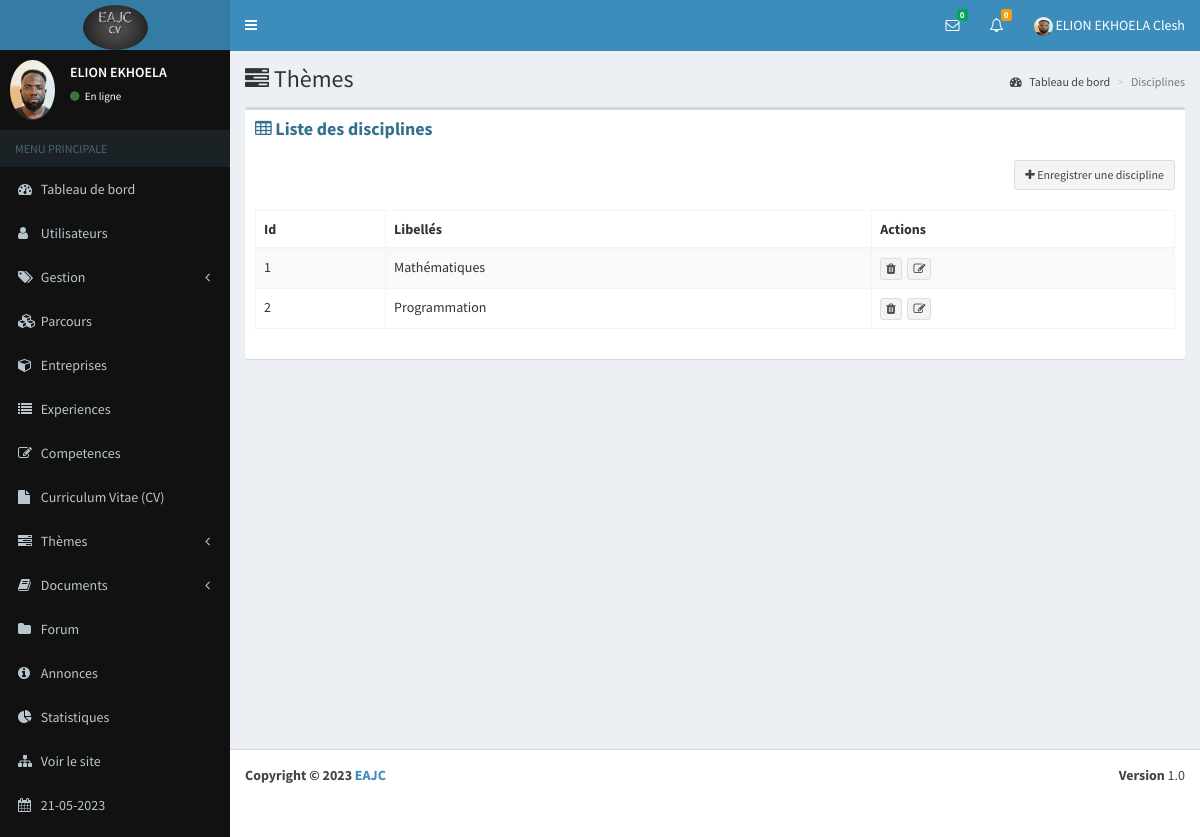
/forum/disciplines (signed in), run on the app's committed database.
### eab/models.py (models this page shows, shortened)
class Parametre(models.Model):
    appname=models.CharField(max_length=100)
    appeditor=models.CharField(max_length=200)
    phone=models.CharField(max_length=200, null=True)
    email=models.CharField(max_length=200, null=True)
    version=models.CharField(max_length=10, null=True)
    devise=models.CharField(max_length=10, null=True)
    COLORS=[
        ('primary','primary'),
        ('info','info'),
        ('success','success'),
        ('danger','danger'),
        ('secondary','secondary'),
        ('dark','dark'),
    ]
    theme=models.CharField(max_length=200, null=True, choices=COLORS)
    logo=models.ImageField(upload_to="media", null=True, blank=True)
    width_logo=models.CharField(max_length=3, null=True)
    height_logo=models.TextField(max_length=3, null=True)

class Profile(models.Model):
    user=models.OneToOneField(User, on_delete=models.CASCADE)
    phone=models.CharField(max_length=100)
    address=models.TextField()
    photo=models.ImageField(upload_to="media", null=True, blank=True)
    SEX=[
        ('Masculin','Masculin'),
        ('Feminin','Feminin')
    ]
    gender=models.CharField(max_length=100, null=True, choices=SEX)
    droitmes=models.BooleanField(default=False, null=True)
    status=models.BooleanField(default=False, null=True)
    apropos=models.TextField(null=True)
    profession=models.CharField(max_length=50, null=True)
    VARIABLE=[
        ('Visible','Visible'),
        ('Invisible','Invisible')
    ]
    vform=models.CharField(max_length=100, null=True, choices=VARIABLE, default="Visible")
    vep=models.CharField(max_length=100, null=True, choices=VARIABLE)
    vcomp=models.CharField(max_length=100, null=True, choices=VARIABLE)
    vaform=models.CharField(max_length=100, null=True, choices=VARIABLE)
    priority=models.BooleanField(null=True,default=False)

### forum/models.py (models this page shows, shortened)
class Discipline(models.Model):
    libelle=models.CharField(max_length=200)

### app_auth/decorator.py (the view)
        def wrapper_func(request, *args, **kwargs):
            group=None
            if request.user.groups.exists():
                group=request.user.groups.all()[0].name
            if group in allowed_roles:
                return view_func(request, *args, **kwargs)
            else:
                return HttpResponse("Vous n'êtes pas autorisés à acceder à cette page")

### app_auth/decorator.py (called while the page is built)
def allowed_users(allowed_roles=[]):
    def decorator(view_func):
        def wrapper_func(request, *args, **kwargs):
            group=None
            if request.user.groups.exists():
                group=request.user.groups.all()[0].name
            if group in allowed_roles:
                return view_func(request, *args, **kwargs)
            else:
                return HttpResponse("Vous n'êtes pas autorisés à acceder à cette page")
        return wrapper_func
    return decorator

### eab/views.py (called while the page is built)
def parametre():
    try:
        parametre=Parametre.objects.all()[0]
    except Exception as e:
        parametre=None
    if parametre == None :
        return redirect("maintenance")
    else:
        return parametre

### forum/views.py (called while the page is built, shortened)
def new_message( request):
    contacts=Contact.objects.filter(statut=0, status=1).order_by("-id")
    tabUsers=[]
    tabIdUser=[]
    for contact in contacts:
        diccode=eval(contact.codes)
    tab=[]
    for i in tabIdUser:
        if i not in tab:
            tab.append(i)
    dic={}
    for i in tab:
        nombre=0
        for k in tabIdUser:
            if i==k:
                nombre=nombre+1
        dic[i]=nombre
    tabMessages=[]
    tabs=[]
    return tabMessages

def nbnew_message(request):
    contacts=Contact.objects.filter(statut=0, status=1).order_by("-id")
    count=0
    for contact in contacts:
        diccode=eval(contact.codes)
        if diccode["user1"]==request.user.id:
            count=count+1
    return count

def nbnew_answer(request):
    questions=Question.objects.filter(user_id=request.user.id)
    number=0
    for question in questions:
        answers=Answer.objects.filter(question_id=question.id, status=0)
        for answer in answers:
            if answer.user_id != request.user.id:
                number+=1
    return number

@login_required(login_url='login')
@allowed_users(allowed_roles=['admin'])
def disciplines(request):
    date=datetime.datetime.now()
    disciplines=Discipline.objects.all()
    context={
        "disciplines":disciplines,
        "parametre":parametre(),
        "date":date,
        "countanswer":nbnew_answer(request),
        "count":nbnew_message(request),
        "users":new_message(request)
    }
    return render(request, "discipline/disciplines.html", context)

### forum/templates/discipline/disciplines.html (shortened to what this page needs)
{% extends 'global/base.html' %}
{% block content %}
      <div class="content-wrapper">
        <section class="content-header">
          <h1>
            <i class="fa fa-tasks"></i> Thèmes
          </h1>
          <ol class="breadcrumb">
            <li><a href="{% url 'dashboard' %}"><i class="fa fa-dashboard"></i> Tableau de bord</a></li>
            <li class="active">Disciplines</li>
          </ol>
        </section>
        <section class="content">
          <div class="row">
            <div class="col-xs-12">
              <div class="box">
                <div class="box-header">
                  <h3 class="box-title text-info"><i class="fa fa-table"></i> <b>Liste des disciplines</b></h3>
                </div>
                <div class="box-body">
                  <div align="right">
                    <a href="{% url 'discipline/add_disc' %}" class="btn btn-default btn-sm"><i class="fa fa-plus"></i> Enregistrer une discipline</a>
                  </div>
                  <br>
                  <div class="table-responsive">
                    <table id="example1" class="table table-bordered table-striped">
                      <thead>
                        <tr class="bg-{{parametre.theme }}">
                            <th>Id</th>
                            <th>Libellés</th>
                            <th>Actions</th>
                        </tr>
                      </thead>
                      <tbody>
                        {% for discipline in disciplines %}
                        <tr>
                          <td>{{ discipline.id }}</td>
                          <td>{{ discipline.libelle }}</td>
                          <td>
                            <a class="btn btn-default btn-xs" href="#" data-toggle="modal" data-target="#discModal{{ discipline.id }}"><i class="fa fa-trash"></i></a>&nbsp;
                            <a href="{% url 'discipline/edit_disc' discipline.id %}" title="Modifier" class="btn btn-default btn-xs"><i class="fa fa-edit"></i></a>
                          </td>
                        </tr>
                        {% endfor %}
                      </tbody>
                    </table>
                  </div>
                </div>
              </div>
            </div>
          </div>
        </section>
      </div>
{% endblock %}

### eab/templates/global/navbar.html (shortened to what this page needs)
{% load static %}
<header class="main-header">
    <a href="{% url 'dashboard' %}" class="logo">
        {% if parametre.logo %}
        <img class="img-circle" src="{{ parametre.logo.url }}" width="{{ parametre.width_logo }}" height="{{ parametre.height_logo }}" alt="EAJC">
        {% else %}
        <h3><b>EAJC</b></h3>
        {% endif %}
    </a>
    <nav class="navbar navbar-static-top" role="navigation">
      <a href="#" class="sidebar-toggle" data-toggle="offcanvas" role="button">
      </a>
      <div class="navbar-custom-menu">
        <ul class="nav navbar-nav">
          <li class="dropdown messages-menu">
            <a href="#" class="dropdown-toggle" data-toggle="dropdown">
              <i class="fa fa-envelope-o"></i>
              <span class="label label-success">{{ count }}</span>
            </a>
          </li>
          <li class="dropdown notifications-menu">
            <a href="#" class="dropdown-toggle" data-toggle="dropdown">
              <i class="fa fa-bell-o"></i>
              <span class="label label-warning">{{ countanswer }}</span>
            </a>
          </li>
          <li class="dropdown user user-menu">
            <a href="#" class="dropdown-toggle" data-toggle="dropdown">
                {% if request.user.profile.photo %}
                <img class="img-circle" width="19" height="19" src="{{ request.user.profile.photo.url }}" alt="...">
                {% else %}
                <img class="img-circle" width="19" height="19" src="{% static 'dist/img/user.png' %}" alt="...">
                {% endif %}
              <span class="hidden-xs">{{ user.last_name }} {{ user.first_name }}</span>
            </a>
          </li>
        </ul>
      </div>
    </nav>
  </header>

### eab/templates/global/_nav.html (shortened to what this page needs)
{% load static %}
<aside class="main-sidebar bg-black">
    <section class="sidebar">
      <div class="user-panel">
        <div class="pull-left image">
            {% if request.user.profile.photo %}
            <img class="img-circle" src="{{ request.user.profile.photo.url }}" alt="...">
            {% else %}
            <img class="img-circle" width="60" height="50" src="{% static 'dist/img/user.png' %}" alt="...">
            {% endif %}
        </div>
        <div class="pull-left info">
          <p>{{ user.last_name }}</p>
          <a href="{% url 'users/profile' %}"><i class="fa fa-circle text-success"></i> En ligne</a>
        </div>
      </div>
      <ul class="sidebar-menu">
        <li class="header">MENU PRINCIPALE</li>
        <li><a href="{% url 'dashboard' %}"><i class="fa fa-dashboard"></i> <span>Tableau de bord</span></a></li>
        {% for group in request.user.groups.all %}
        {% if group.name == "admin" %}
        <li class="treeview">
          <a href="#">
            <i class="fa fa-user"></i>
            <span>Utilisateurs</span>
          </a>
        </li>
        <li class="treeview">
            <a href="#">
              <i class="fa fa-tags"></i> <span>Gestion</span>
              <i class="fa fa-angle-left pull-right"></i>
            </a>
        </li>
        <li><a href="{% url 'parcours/parcours' %}"><i class="fa fa-cubes"></i> Parcours</a></li>
        <li><a href="{% url 'entreprise/entreprises' %}"><i class="fa fa-cube"></i> <span>Entreprises</span></a></li>
        <li><a href="{% url 'experience/experiences' %}"><i class="fa fa-list"></i> <span>Experiences</span></a></li>
        <li><a href="{% url 'competence/competences' %}"><i class="fa fa-edit"></i> <span>Competences</span></a></li>
        <li><a href="{% url 'cv/recap' %}"><i class="fa fa-file"></i> <span>Curriculum Vitae (CV)</span></a></li>
        <li class="treeview">
          <a href="#">
            <i class="fa fa-tasks"></i> <span>Thèmes</span>
            <i class="fa fa-angle-left pull-right"></i>
          </a>
        </li>
        <li class="treeview">
          <a href="#">
            <i class="fa fa-book"></i> <span>Documents</span>
            <i class="fa fa-angle-left pull-right"></i>
          </a>
        </li>
        <li><a href="{% url 'question/questions' %}"><i class="fa fa-folder"></i> <span>Forum</span></a></li>
        <li><a href="{% url 'annonce/annonces' %}"><i class="fa fa-info-circle"></i> <span>Annonces</span></a></li>
        <li><a href="{% url 'statistique' %}"><i class="fa fa-pie-chart"></i> <span>Statistiques</span></a></li>
        <li><a href="{% url 'home' %}"><i class="fa fa-sitemap"></i> <span>Voir le site</span></a></li>
        <li><a href=""><i class="fa fa-calendar"></i> <span>{{ date|date:"d-m-Y" }}</span></a></li>
        {% endif %}
        {% endfor %}
      </ul>
    </section>
  </aside>

### eab/templates/global/footeradmin.html
<footer class="main-footer">
    <div class="pull-right hidden-xs">
      <b>Version</b> {{parametre.version}}
    </div>
    <strong>Copyright &copy; 2023 <a href="">{{parametre.appname}}</a></strong>
</footer>

### data on the page
Parametre: logo (picture), version "1.0", appname "EAJC"
Discipline: id "1", libelle "Mathématiques"
Discipline: id "2", libelle "Programmation"

### other printed values
{{ count }} "0"
{{ countanswer }} "0"
{{ user.last_name }} "ELION EKHOELA"
{{ user.first_name }} "Clesh"
{{ date|date:"d-m-Y" }} "21-05-2023"
